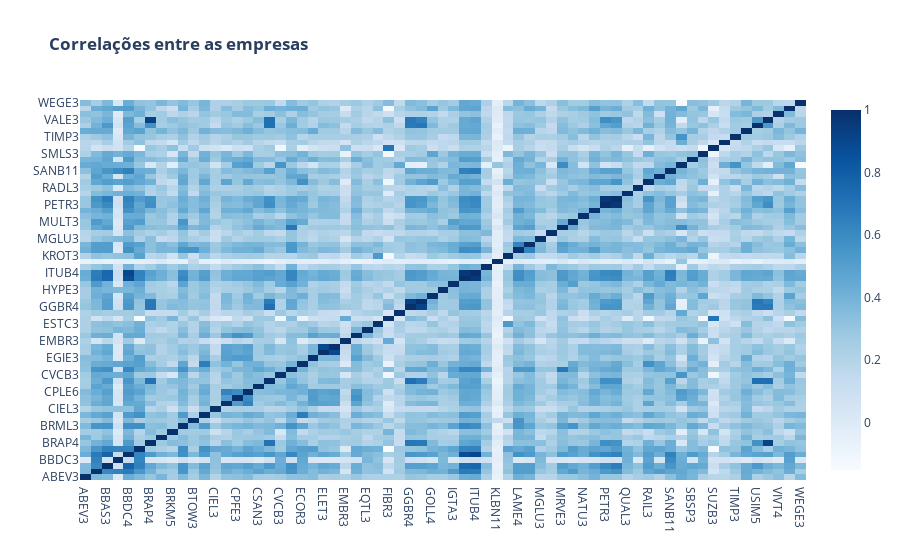

The cell this chart's notebook holds for it:
### Code cell
# Plota um heatmap com as correlações

fig = go.Figure()

fig.add_trace(go.Heatmap(x = df_corr.index, y = df_corr.index, z = df_corr.values, colorscale = 'Blues'))
fig.update_layout(title='<b> Correlações entre as empresas </b>')

fig.show()

### Figure 1 — Plotly figure (JSON) as saved in the notebook; plotly's stock layout.template omitted (floating-point values rounded to 4 significant figures; data arrays with more than 128 entries replaced by an {"elided": "..."} marker saying what was removed)
{"data": [{"colorscale": [[0, "rgb(247,251,255)"], [0.125, "rgb(222,235,247)"], [0.25, "rgb(198,219,239)"], [0.375, "rgb(158,202,225)"], [0.5, "rgb(107,174,214)"], [0.625, "rgb(66,146,198)"], [0.75, "rgb(33,113,181)"], [0.875, "rgb(8,81,156)"], [1, "rgb(8,48,107)"]], "type": "heatmap", "x": ["ABEV3", "B3SA3", "BBAS3", "BBDC3", "BBDC4", "BBSE3", "BRAP4", "BRFS3", "BRKM5", "BRML3", "BTOW3", "CCRO3", "CIEL3", "CMIG4", "CPFE3", "CPLE6", "CSAN3", "CSNA3", "CVCB3", "CYRE3", "ECOR3", "EGIE3", "ELET3", "ELET6", "EMBR3", "ENBR3", "EQTL3", "ESTC3", "FIBR3", "FLRY3", "GGBR4", "GOAU4", "GOLL4", "HYPE3", "IGTA3", "ITSA4", "ITUB4", "JBSS3", "KLBN11", "KROT3", "LAME4", "LREN3", "MGLU3", "MRFG3", "MRVE3", "MULT3", "NATU3", "PCAR4", "PETR3", "PETR4", "QUAL3", "RADL3", "RAIL3", "RENT3", "SANB11", "SAPR11", "SBSP3", "SMLS3", "SUZB3", "TAEE11", "TIMP3", "UGPA3", "USIM5", "VALE3", "VIVT4", "VVAR11", "WEGE3"], "y": ["ABEV3", "B3SA3", "BBAS3", "BBDC3", "BBDC4", "BBSE3", "BRAP4", "BRFS3", "BRKM5", "BRML3", "BTOW3", "CCRO3", "CIEL3", "CMIG4", "CPFE3", "CPLE6", "CSAN3", "CSNA3", "CVCB3", "CYRE3", "ECOR3", "EGIE3", "ELET3", "ELET6", "EMBR3", "ENBR3", "EQTL3", "ESTC3", "FIBR3", "FLRY3", "GGBR4", "GOAU4", "GOLL4", "HYPE3", "IGTA3", "ITSA4", "ITUB4", "JBSS3", "KLBN11", "KROT3", "LAME4", "LREN3", "MGLU3", "MRFG3", "MRVE3", "MULT3", "NATU3", "PCAR4", "PETR3", "PETR4", "QUAL3", "RADL3", "RAIL3", "RENT3", "SANB11", "SAPR11", "SBSP3", "SMLS3", "SUZB3", "TAEE11", "TIMP3", "UGPA3", "USIM5", "VALE3", "VIVT4", "VVAR11", "WEGE3"], "z": {"elided": "67x67 float values"}}], "layout": {"title": {"text": "<b> Correlações entre as empresas </b>"}}}
